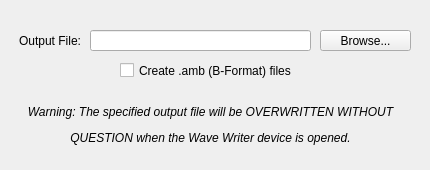
      <widget class="QWidget" name="page_6">
       <widget class="QLabel" name="label_23">
        <property name="geometry">
         <rect>
          <x>10</x>
          <y>30</y>
          <width>71</width>
          <height>21</height>
         </rect>
        </property>
        <property name="text">
         <string>Output File:</string>
        </property>
        <property name="alignment">
         <set>Qt::AlignRight|Qt::AlignTrailing|Qt::AlignVCenter</set>
        </property>
       </widget>
       <widget class="QLineEdit" name="waveOutputLine">
        <property name="geometry">
         <rect>
          <x>90</x>
          <y>30</y>
          <width>221</width>
          <height>21</height>
         </rect>
        </property>
       </widget>
       <widget class="QLabel" name="label_24">
        <property name="geometry">
         <rect>
          <x>0</x>
          <y>90</y>
          <width>421</width>
          <height>71</height>
         </rect>
        </property>
        <property name="text">
         <string>&lt;html&gt;&lt;head/&gt;&lt;body&gt;&lt;p align=&quot;center&quot;&gt;&lt;span style=&quot; font-style:italic;&quot;&gt;Warning: The specified output file will be OVERWRITTEN WITHOUT&lt;/span&gt;&lt;/p&gt;&lt;p align=&quot;center&quot;&gt;&lt;span style=&quot; font-style:italic;&quot;&gt;QUESTION when the Wave Writer device is opened.&lt;/span&gt;&lt;/p&gt;&lt;/body&gt;&lt;/html&gt;</string>
        </property>
       </widget>
       <widget class="QPushButton" name="waveOutputButton">
        <property name="geometry">
         <rect>
          <x>320</x>
          <y>30</y>
          <width>91</width>
          <height>21</height>
         </rect>
        </property>
        <property name="text">
         <string>Browse...</string>
        </property>
       </widget>
       <widget class="QCheckBox" name="waveBFormatCheckBox">
        <property name="geometry">
         <rect>
          <x>120</x>
          <y>60</y>
          <width>191</width>
          <height>21</height>
         </rect>
        </property>
        <property name="text">
         <string>Create .amb (B-Format) files</string>
        </property>
       </widget>
      </widget>
